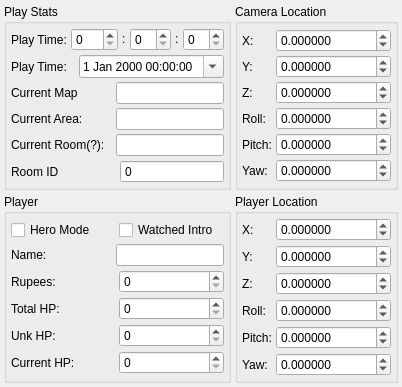
      <widget class="QWidget" name="playerTab">
       <attribute name="title">
        <string>Player</string>
       </attribute>
       <layout class="QGridLayout" name="gridLayout_6">
        <property name="margin">
         <number>4</number>
        </property>
        <property name="spacing">
         <number>4</number>
        </property>
        <item row="0" column="1">
         <widget class="QGroupBox" name="cameraGroupBox">
          <property name="title">
           <string>Camera Location</string>
          </property>
          <layout class="QVBoxLayout" name="verticalLayout_3">
           <property name="spacing">
            <number>2</number>
           </property>
           <property name="margin">
            <number>4</number>
           </property>
           <item>
            <layout class="QHBoxLayout" name="camXLayout">
             <item>
              <widget class="QLabel" name="camXLabel">
               <property name="sizePolicy">
                <sizepolicy hsizetype="Ignored" vsizetype="Preferred">
                 <horstretch>0</horstretch>
                 <verstretch>0</verstretch>
                </sizepolicy>
               </property>
               <property name="text">
                <string>X:</string>
               </property>
              </widget>
             </item>
             <item>
              <widget class="QDoubleSpinBox" name="cameraXSpinBox">
               <property name="decimals">
                <number>6</number>
               </property>
               <property name="minimum">
                <double>-1000000.000000000000000</double>
               </property>
               <property name="maximum">
                <double>1000000.000000000000000</double>
               </property>
              </widget>
             </item>
            </layout>
           </item>
           <item>
            <layout class="QHBoxLayout" name="camYLayout">
             <item>
              <widget class="QLabel" name="camYLabel">
               <property name="text">
                <string>Y:</string>
               </property>
              </widget>
             </item>
             <item>
              <widget class="QDoubleSpinBox" name="cameraYSpinBox">
               <property name="decimals">
                <number>6</number>
               </property>
               <property name="minimum">
                <double>-1000000.000000000000000</double>
               </property>
               <property name="maximum">
                <double>1000000.000000000000000</double>
               </property>
              </widget>
             </item>
            </layout>
           </item>
           <item>
            <layout class="QHBoxLayout" name="camZLayout">
             <item>
              <widget class="QLabel" name="camZLabel">
               <property name="text">
                <string>Z:</string>
               </property>
              </widget>
             </item>
             <item>
              <widget class="QDoubleSpinBox" name="cameraZSpinBox">
               <property name="decimals">
                <number>6</number>
               </property>
               <property name="minimum">
                <double>-1000000.000000000000000</double>
               </property>
               <property name="value">
                <double>0.000000000000000</double>
               </property>
              </widget>
             </item>
            </layout>
           </item>
           <item>
            <layout class="QHBoxLayout" name="camRollLayout">
             <item>
              <widget class="QLabel" name="camRollLabel">
               <property name="text">
                <string>Roll:</string>
               </property>
              </widget>
             </item>
             <item>
              <widget class="QDoubleSpinBox" name="cameraRollSpinBox">
               <property name="decimals">
                <number>6</number>
               </property>
               <property name="minimum">
                <double>-1000000.000000000000000</double>
               </property>
               <property name="maximum">
                <double>1000000.000000000000000</double>
               </property>
              </widget>
             </item>
            </layout>
           </item>
           <item>
            <layout class="QHBoxLayout" name="camPitchLayout">
             <item>
              <widget class="QLabel" name="camPitchLabel">
               <property name="text">
                <string>Pitch:</string>
               </property>
              </widget>
             </item>
             <item>
              <widget class="QDoubleSpinBox" name="cameraPitchSpinBox">
               <property name="decimals">
                <number>6</number>
               </property>
               <property name="minimum">
                <double>-1000000.000000000000000</double>
               </property>
               <property name="maximum">
                <double>1000000.000000000000000</double>
               </property>
              </widget>
             </item>
            </layout>
           </item>
           <item>
            <layout class="QHBoxLayout" name="camYawLayout">
             <item>
              <widget class="QLabel" name="camYawLabel">
               <property name="text">
                <string>Yaw:</string>
               </property>
              </widget>
             </item>
             <item>
              <widget class="QDoubleSpinBox" name="cameraYawSpinBox">
               <property name="decimals">
                <number>6</number>
               </property>
               <property name="minimum">
                <double>-1000000.000000000000000</double>
               </property>
               <property name="maximum">
                <double>1000000.000000000000000</double>
               </property>
              </widget>
             </item>
            </layout>
           </item>
          </layout>
         </widget>
        </item>
        <item row="1" column="0">
         <widget class="QGroupBox" name="playerGroup">
          <property name="title">
           <string>Player</string>
          </property>
          <layout class="QVBoxLayout" name="verticalLayout_2">
           <property name="spacing">
            <number>2</number>
           </property>
           <property name="margin">
            <number>4</number>
           </property>
           <item>
            <layout class="QHBoxLayout" name="horizontalLayout">
             <item>
              <widget class="QCheckBox" name="heroModeChkBox">
               <property name="text">
                <string>Hero Mode</string>
               </property>
              </widget>
             </item>
             <item>
              <widget class="QCheckBox" name="introViewedChkBox">
               <property name="text">
                <string>Watched Intro</string>
               </property>
              </widget>
             </item>
            </layout>
           </item>
           <item>
            <layout class="QHBoxLayout" name="nameLayout">
             <item>
              <widget class="QLabel" name="nameLabel">
               <property name="text">
                <string>Name:</string>
               </property>
              </widget>
             </item>
             <item>
              <widget class="QLineEdit" name="nameLineEdit">
               <property name="sizePolicy">
                <sizepolicy hsizetype="Fixed" vsizetype="Fixed">
                 <horstretch>0</horstretch>
                 <verstretch>0</verstretch>
                </sizepolicy>
               </property>
               <property name="text">
                <string notr="true"/>
               </property>
               <property name="maxLength">
                <number>8</number>
               </property>
               <property name="placeholderText">
                <string notr="true"/>
               </property>
              </widget>
             </item>
            </layout>
           </item>
           <item>
            <layout class="QHBoxLayout" name="rupeeLayout">
             <item>
              <widget class="QLabel" name="rupeeLabel">
               <property name="text">
                <string>Rupees:</string>
               </property>
              </widget>
             </item>
             <item>
              <widget class="QSpinBox" name="rupeeSpinBox">
               <property name="maximum">
                <number>9999</number>
               </property>
              </widget>
             </item>
            </layout>
           </item>
           <item>
            <layout class="QHBoxLayout" name="totalHPLayout">
             <item>
              <widget class="QLabel" name="totalHPLabel">
               <property name="text">
                <string>Total HP:</string>
               </property>
              </widget>
             </item>
             <item>
              <widget class="QSpinBox" name="totalHPSpinBox">
               <property name="maximum">
                <number>80</number>
               </property>
              </widget>
             </item>
            </layout>
           </item>
           <item>
            <layout class="QHBoxLayout" name="unkHPLayout">
             <item>
              <widget class="QLabel" name="unkHPLabel">
               <property name="text">
                <string>Unk HP:</string>
               </property>
              </widget>
             </item>
             <item>
              <widget class="QSpinBox" name="unkHPSpinBox">
               <property name="maximum">
                <number>80</number>
               </property>
              </widget>
             </item>
            </layout>
           </item>
           <item>
            <layout class="QHBoxLayout" name="curHPLayout">
             <item>
              <widget class="QLabel" name="curHPLabel">
               <property name="text">
                <string>Current HP:</string>
               </property>
              </widget>
             </item>
             <item>
              <widget class="QSpinBox" name="curHPSpinBox">
               <property name="singleStep">
                <number>80</number>
               </property>
              </widget>
             </item>
            </layout>
           </item>
          </layout>
         </widget>
        </item>
        <item row="0" column="0">
         <widget class="QGroupBox" name="playInfoGroup">
          <property name="title">
           <string>Play Stats</string>
          </property>
          <layout class="QGridLayout" name="gridLayout_7">
           <property name="margin">
            <number>4</number>
           </property>
           <property name="spacing">
            <number>4</number>
           </property>
           <item row="0" column="0">
            <layout class="QHBoxLayout" name="playTimeLayout">
             <item>
              <widget class="QLabel" name="playTimeLabel">
               <property name="text">
                <string>Play Time:</string>
               </property>
              </widget>
             </item>
             <item>
              <widget class="QSpinBox" name="playHoursSpinBox">
               <property name="maximum">
                <number>999</number>
               </property>
              </widget>
             </item>
             <item>
              <widget class="QLabel" name="playSepLabel">
               <property name="sizePolicy">
                <sizepolicy hsizetype="Fixed" vsizetype="Fixed">
                 <horstretch>0</horstretch>
                 <verstretch>0</verstretch>
                </sizepolicy>
               </property>
               <property name="maximumSize">
                <size>
                 <width>4</width>
                 <height>16777215</height>
                </size>
               </property>
               <property name="lineWidth">
                <number>1</number>
               </property>
               <property name="text">
                <string>:</string>
               </property>
              </widget>
             </item>
             <item>
              <widget class="QSpinBox" name="playMinutesSpinBox">
               <property name="maximum">
                <number>60</number>
               </property>
              </widget>
             </item>
             <item>
              <widget class="QLabel" name="label">
               <property name="sizePolicy">
                <sizepolicy hsizetype="Fixed" vsizetype="Fixed">
                 <horstretch>0</horstretch>
                 <verstretch>0</verstretch>
                </sizepolicy>
               </property>
               <property name="maximumSize">
                <size>
                 <width>4</width>
                 <height>16777215</height>
                </size>
               </property>
               <property name="text">
                <string>:</string>
               </property>
              </widget>
             </item>
             <item>
              <widget class="QSpinBox" name="playSecondsSpinBox">
               <property name="maximum">
                <number>60</number>
               </property>
              </widget>
             </item>
            </layout>
           </item>
           <item row="1" column="0">
            <layout class="QHBoxLayout" name="saveTimeLayout">
             <item>
              <widget class="QLabel" name="saveTimeLabel">
               <property name="text">
                <string>Play Time:</string>
               </property>
              </widget>
             </item>
             <item>
              <widget class="QDateTimeEdit" name="saveTimeEdit">
               <property name="dateTime">
                <datetime>
                 <hour>0</hour>
                 <minute>0</minute>
                 <second>0</second>
                 <year>2000</year>
                 <month>1</month>
                 <day>1</day>
                </datetime>
               </property>
               <property name="minimumDate">
                <date>
                 <year>2000</year>
                 <month>1</month>
                 <day>1</day>
                </date>
               </property>
               <property name="calendarPopup">
                <bool>true</bool>
               </property>
              </widget>
             </item>
            </layout>
           </item>
           <item row="2" column="0">
            <layout class="QHBoxLayout" name="curMapLayout">
             <item>
              <widget class="QLabel" name="curMapLabel">
               <property name="text">
                <string>Current Map</string>
               </property>
              </widget>
             </item>
             <item>
              <widget class="QLineEdit" name="curMapLineEdit">
               <property name="sizePolicy">
                <sizepolicy hsizetype="Fixed" vsizetype="Fixed">
                 <horstretch>0</horstretch>
                 <verstretch>0</verstretch>
                </sizepolicy>
               </property>
              </widget>
             </item>
            </layout>
           </item>
           <item row="3" column="0">
            <layout class="QHBoxLayout" name="curAreaLayout">
             <item>
              <widget class="QLabel" name="curAreaLabel">
               <property name="text">
                <string>Current Area:</string>
               </property>
              </widget>
             </item>
             <item>
              <widget class="QLineEdit" name="curAreaLineEdit">
               <property name="sizePolicy">
                <sizepolicy hsizetype="Fixed" vsizetype="Fixed">
                 <horstretch>0</horstretch>
                 <verstretch>0</verstretch>
                </sizepolicy>
               </property>
              </widget>
             </item>
            </layout>
           </item>
           <item row="4" column="0">
            <layout class="QHBoxLayout" name="curRoomLayout">
             <item>
              <widget class="QLabel" name="curRoomLabel">
               <property name="text">
                <string>Current Room(?):</string>
               </property>
              </widget>
             </item>
             <item>
              <widget class="QLineEdit" name="curRoomLineEdit">
               <property name="sizePolicy">
                <sizepolicy hsizetype="Fixed" vsizetype="Fixed">
                 <horstretch>0</horstretch>
                 <verstretch>0</verstretch>
                </sizepolicy>
               </property>
              </widget>
             </item>
            </layout>
           </item>
           <item row="5" column="0">
            <layout class="QHBoxLayout" name="horizontalLayout_5">
             <item>
              <widget class="QLabel" name="label_2">
               <property name="text">
                <string>Room ID</string>
               </property>
              </widget>
             </item>
             <item>
              <widget class="QSpinBox" name="roomIDSpinBox">
               <property name="buttonSymbols">
                <enum>QAbstractSpinBox::NoButtons</enum>
               </property>
               <property name="maximum">
                <number>255</number>
               </property>
              </widget>
             </item>
            </layout>
           </item>
          </layout>
         </widget>
        </item>
        <item row="1" column="1">
         <widget class="QGroupBox" name="playerLocationGroupBox">
          <property name="title">
           <string>Player Location</string>
          </property>
          <layout class="QVBoxLayout" name="verticalLayout">
           <property name="spacing">
            <number>4</number>
           </property>
           <property name="margin">
            <number>4</number>
           </property>
           <item>
            <layout class="QHBoxLayout" name="playerXLayout">
             <item>
              <widget class="QLabel" name="playerXLabel">
               <property name="sizePolicy">
                <sizepolicy hsizetype="Ignored" vsizetype="Preferred">
                 <horstretch>0</horstretch>
                 <verstretch>0</verstretch>
                </sizepolicy>
               </property>
               <property name="text">
                <string>X:</string>
               </property>
              </widget>
             </item>
             <item>
              <widget class="QDoubleSpinBox" name="playerXSpinBox">
               <property name="decimals">
                <number>6</number>
               </property>
               <property name="minimum">
                <double>-1000000.000000000000000</double>
               </property>
               <property name="maximum">
                <double>1000000.000000000000000</double>
               </property>
               <property name="singleStep">
                <double>0.000001000000000</double>
               </property>
               <property name="value">
                <double>0.000000000000000</double>
               </property>
              </widget>
             </item>
            </layout>
           </item>
           <item>
            <layout class="QHBoxLayout" name="playerYLayout">
             <item>
              <widget class="QLabel" name="playerYLabel">
               <property name="text">
                <string>Y:</string>
               </property>
              </widget>
             </item>
             <item>
              <widget class="QDoubleSpinBox" name="playerYSpinBox">
               <property name="decimals">
                <number>6</number>
               </property>
               <property name="minimum">
                <double>-1000000.000000000000000</double>
               </property>
               <property name="maximum">
                <double>1000000.000000000000000</double>
               </property>
              </widget>
             </item>
            </layout>
           </item>
           <item>
            <layout class="QHBoxLayout" name="playerZLayout">
             <item>
              <widget class="QLabel" name="playerZLabel">
               <property name="text">
                <string>Z:</string>
               </property>
              </widget>
             </item>
             <item>
              <widget class="QDoubleSpinBox" name="playerZSpinBox">
               <property name="decimals">
                <number>6</number>
               </property>
               <property name="minimum">
                <double>-1000000.000000000000000</double>
               </property>
               <property name="maximum">
                <double>1000000.000000000000000</double>
               </property>
              </widget>
             </item>
            </layout>
           </item>
           <item>
            <layout class="QHBoxLayout" name="playerRollLayout">
             <item>
              <widget class="QLabel" name="playerRollLabel">
               <property name="text">
                <string>Roll:</string>
               </property>
              </widget>
             </item>
             <item>
              <widget class="QDoubleSpinBox" name="playerRollSpinBox">
               <property name="decimals">
                <number>6</number>
               </property>
               <property name="minimum">
                <double>-1000000.000000000000000</double>
               </property>
               <property name="maximum">
                <double>1000000.000000000000000</double>
               </property>
               <property name="value">
                <double>0.000000000000000</double>
               </property>
              </widget>
             </item>
            </layout>
           </item>
           <item>
            <layout class="QHBoxLayout" name="playerPitchLayout">
             <item>
              <widget class="QLabel" name="playerPitchLabel">
               <property name="text">
                <string>Pitch:</string>
               </property>
              </widget>
             </item>
             <item>
              <widget class="QDoubleSpinBox" name="playerPitchSpinBox">
               <property name="decimals">
                <number>6</number>
               </property>
               <property name="minimum">
                <double>-1000000.000000000000000</double>
               </property>
               <property name="maximum">
                <double>1000000.000000000000000</double>
               </property>
               <property name="value">
                <double>0.000000000000000</double>
               </property>
              </widget>
             </item>
            </layout>
           </item>
           <item>
            <layout class="QHBoxLayout" name="playerYawLayout">
             <item>
              <widget class="QLabel" name="playerYawLabel">
               <property name="text">
                <string>Yaw:</string>
               </property>
              </widget>
             </item>
             <item>
              <widget class="QDoubleSpinBox" name="playerYawSpinBox">
               <property name="decimals">
                <number>6</number>
               </property>
               <property name="minimum">
                <double>-1000000.000000000000000</double>
               </property>
               <property name="maximum">
                <double>1000000.000000000000000</double>
               </property>
              </widget>
             </item>
            </layout>
           </item>
          </layout>
         </widget>
        </item>
       </layout>
      </widget>
